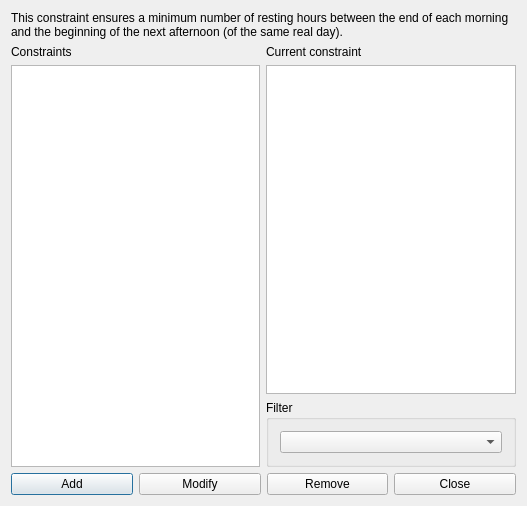
<?xml version="1.0" encoding="UTF-8"?>
<ui version="4.0">
 <class>ConstraintStudentsSetMinRestingHoursBetweenMorningAndAfternoonForm_template</class>
 <widget class="QDialog" name="ConstraintStudentsSetMinRestingHoursBetweenMorningAndAfternoonForm_template">
  <property name="geometry">
   <rect>
    <x>0</x>
    <y>0</y>
    <width>527</width>
    <height>506</height>
   </rect>
  </property>
  <property name="windowTitle">
   <string extracomment="This is the title of the dialog to see the list of all constraints of this type">Constraints students set min resting hours between morning and afternoon</string>
  </property>
  <layout class="QGridLayout" name="gridLayout_2">
   <item row="1" column="0" rowspan="2">
    <layout class="QVBoxLayout" name="verticalLayout">
     <item>
      <widget class="QLabel" name="constraintsTextLabel">
       <property name="frameShape">
        <enum>QFrame::NoFrame</enum>
       </property>
       <property name="frameShadow">
        <enum>QFrame::Plain</enum>
       </property>
       <property name="text">
        <string>Constraints</string>
       </property>
       <property name="wordWrap">
        <bool>false</bool>
       </property>
      </widget>
     </item>
     <item>
      <widget class="QListWidget" name="constraintsListWidget"/>
     </item>
    </layout>
   </item>
   <item row="1" column="1">
    <layout class="QVBoxLayout" name="verticalLayout_2">
     <item>
      <widget class="QLabel" name="currentConstraintTextLabel">
       <property name="text">
        <string>Current constraint</string>
       </property>
       <property name="wordWrap">
        <bool>false</bool>
       </property>
      </widget>
     </item>
     <item>
      <widget class="QPlainTextEdit" name="currentConstraintTextEdit"/>
     </item>
    </layout>
   </item>
   <item row="2" column="1">
    <widget class="QGroupBox" name="filterGroupBox">
     <property name="title">
      <string>Filter</string>
     </property>
     <layout class="QGridLayout" name="gridLayout">
      <item row="0" column="0">
       <widget class="QComboBox" name="studentsComboBox"/>
      </item>
     </layout>
    </widget>
   </item>
   <item row="3" column="0" colspan="2">
    <layout class="QHBoxLayout" name="horizontalLayout">
     <item>
      <widget class="QPushButton" name="addConstraintPushButton">
       <property name="text">
        <string>Add</string>
       </property>
      </widget>
     </item>
     <item>
      <widget class="QPushButton" name="modifyConstraintPushButton">
       <property name="text">
        <string>Modify</string>
       </property>
      </widget>
     </item>
     <item>
      <widget class="QPushButton" name="removeConstraintPushButton">
       <property name="text">
        <string>Remove</string>
       </property>
      </widget>
     </item>
     <item>
      <widget class="QPushButton" name="closePushButton">
       <property name="text">
        <string>Close</string>
       </property>
      </widget>
     </item>
    </layout>
   </item>
   <item row="0" column="0" colspan="2">
    <widget class="QLabel" name="label">
     <property name="sizePolicy">
      <sizepolicy hsizetype="Minimum" vsizetype="Minimum">
       <horstretch>0</horstretch>
       <verstretch>0</verstretch>
      </sizepolicy>
     </property>
     <property name="text">
      <string>This constraint ensures a minimum number of resting hours between the end of each morning and the beginning of the next afternoon (of the same real day).</string>
     </property>
     <property name="wordWrap">
      <bool>true</bool>
     </property>
    </widget>
   </item>
  </layout>
 </widget>
 <layoutdefault spacing="6" margin="11"/>
 <resources/>
 <connections/>
</ui>
